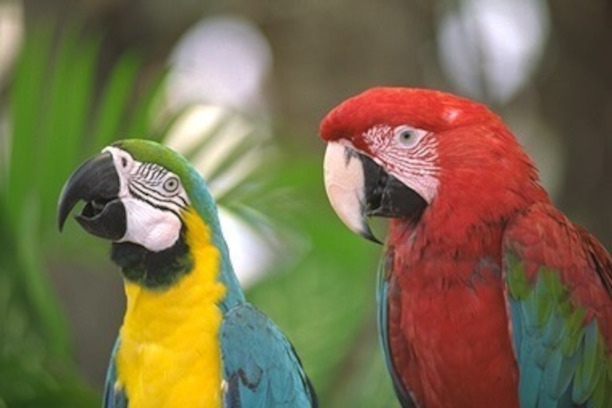
#> input picture digital-image-processing/FiltroMatiz/image1.jpeg, 612 x 408 px
$ python matiz.py
#> lines starting #> are read from the running program, lines starting #| are printed output that depends on the picture

from PIL import Image

def get_pixels(image_path):
#> called with image_path = 'image1.jpeg'
    image = Image.open(image_path)
#> image is the input picture: PIL image 612x408 RGB; mean R, G, B 122.1, 110.1, 76.4
    pixels = list(image.getdata())
#> pixels = 249696 items
    return pixels

def create_image(pixels, image_width, image_height):
    image = Image.new('RGB', (image_width, image_height))
    image.putdata(pixels)
    return image

def rgb_to_hsb(rgb):
    r, g, b = rgb[0] / 255.0, rgb[1] / 255.0, rgb[2] / 255.0

    cmax = max(r, g, b)
    cmin = min(r, g, b)
    delta = cmax - cmin

    h = 0
    if delta == 0:
        h = 0
    elif cmax == r and g >= b:
        h = 60 * (g-b)/delta
    elif cmax == r and g < b:
        h = 60 * (g-b)/delta + 360
    elif cmax == g:
        h = 60 * (b-r)/delta + 120
    elif cmax == b:
        h = 60 * (r-g)/delta + 240

    if cmax == 0:
        s = 0
    else:
        s = 1 - (cmin/cmax)

    v = cmax

    return int(h), int(s * 100), int(v * 100)  # Retorna os valores de H, S e V

def hsb_to_rgb(hsb):
    h,s,v = hsb[0]/360, hsb[1]/100, hsb[2]/100

    if s == 0:
        r = g = b = int(v*255)
    else:
        h = h * 6
        if h == 6:
            h = 0

        i = int(h)
        f = h - i
        p = v * (1-s)
        q = v * (1-s*f)
        t = v * (1-s*(1-f))

        if i == 0:
            r,g,b = int(v*255), int(t*255), int(p*255)
        elif i == 1:
            r,g,b = int(q*255), int(v*255), int(p*255)
        elif i == 2:
            r,g,b = int(p*255), int(v*255), int(t*255)
        elif i == 3:
            r,g,b = int(p*255), int(q*255), int(v*255)
        elif i == 4:
            r,g,b = int(t*255), int(p*255), int(v*255)
        else:
            r,g,b = int(v*255), int(p*255), int(q*255)

    return r,g,b

def filtro_adt_matiz(pixels, fator):
    new_pixels = []
    for pixel in pixels:
        matiz = list(pixel)
        matiz[0] = (matiz[0] + fator) % 360
        pixel = tuple(matiz)
        new_pixels.append(pixel)

    return new_pixels

fator = 60
image_path = 'image1.jpeg'
rgb_pixels = get_pixels(image_path=image_path)
#> rgb_pixels = 249696 items
hsv_pixels = [rgb_to_hsb(pixel) for pixel in rgb_pixels]
#> hsv_pixels = 249696 items

hsv_pixels_matiz = filtro_adt_matiz(hsv_pixels, fator)
#> the loop in filtro_adt_matiz, `for pixel in pixels:` made 249696 passes
#> hsv_pixels_matiz = 249696 items
for pixel1, pixel2 in zip(hsv_pixels, hsv_pixels_matiz):
    print("HSV:", pixel1, " HSV com matiz:", pixel2)
#> this loop made 249696 passes
#> (pixel1, pixel2) on passes 1 to 3: ((51, 28, 47), (111, 28, 47)), ((51, 28, 47), (111, 28, 47)), ((51, 27, 47), (111, 27, 47))
#| HSV: (51, 28, 47)  HSV com matiz: (111, 28, 47)
#| HSV: (51, 28, 47)  HSV com matiz: (111, 28, 47)
#| HSV: (51, 27, 47)  HSV com matiz: (111, 27, 47)
#| HSV: (52, 27, 47)  HSV com matiz: (112, 27, 47)
#| HSV: (52, 26, 48)  HSV com matiz: (112, 26, 48)
#| HSV: (52, 26, 48)  HSV com matiz: (112, 26, 48)
#| HSV: (52, 26, 48)  HSV com matiz: (112, 26, 48)
#| HSV: (52, 26, 48)  HSV com matiz: (112, 26, 48)
#> (further printed lines are left out)

new_rgb_pixels = [hsb_to_rgb(pixel) for pixel in hsv_pixels_matiz]
#> new_rgb_pixels = 249696 items
image_width, image_height = Image.open(image_path).size
#> image_width = 612; image_height = 408
new_image = create_image(new_rgb_pixels, image_width, image_height)
#> in create_image, `image = Image.new('RGB', (image_width, image_height))`: image: PIL image 612x408 RGB; every value is 0
#> in create_image, `image.putdata(pixels)`:
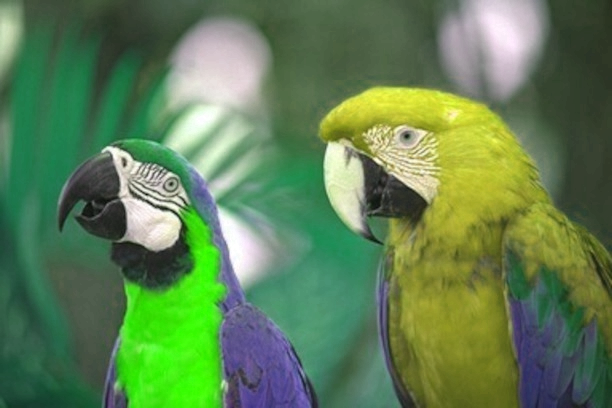
#> image: PIL image 612x408 RGB; mean R, G, B 95.7, 128.5, 83.5
new_image.save('image_matiz.jpeg')
